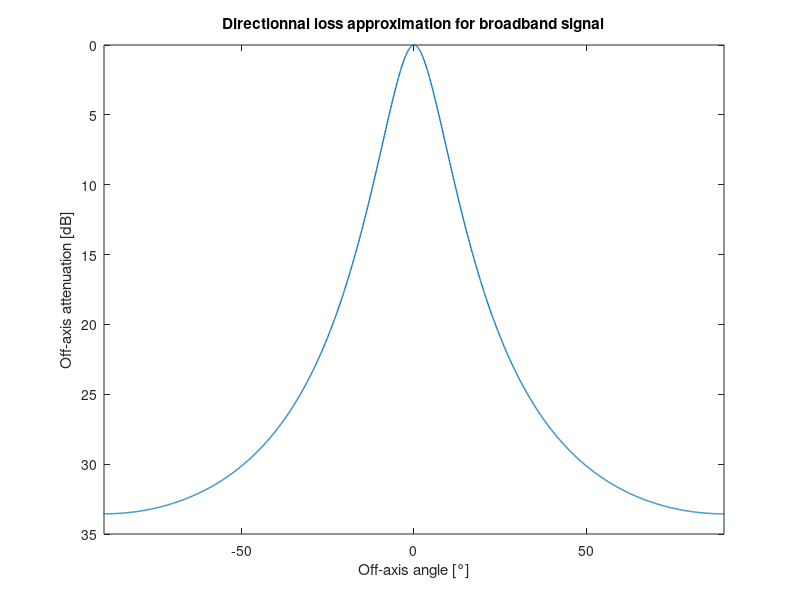

The MATLAB source for this figure: (Note: this script raises an error after producing the figure.)
% Script to show off-axis attenuation approximation used to derive
% detection function. 
% Ref: Passive Acoustic Monitoring of Cetaceans by Walter M. X. Zimmer 
% Page: 96 - 100

clear 
close all 
% Constants 
DI = 23.5; % Directivity index of Porpoise (PAMofC (p89)) [dB]
ka = 10^(DI/20);

% Broadband
% ka = 17.8; % 
C1 = 47; % dB
C2 = 0.218*ka;

%% X, Y plot to show loss
% Directionnal loss of the source as a function of off-axis angle for
% broadband signal (click). 
dth = 0.1;
thetadeg =-180:dth:180;
theta = thetadeg * pi/180;

cx = C2*sin(theta);
DLbb = C1 * (cx).^2 ./ (1 + abs(cx) + (cx).^2);

figure 
plot(thetadeg, DLbb, 'LineWidth', 1)
xlabel('Off-axis angle [°]')
ylabel('Off-axis attenuation [dB]')
title('Directionnal loss approximation for broadband signal')
set(gca, 'YDir', 'reverse')
xlim([-90, 90])

idxAlpha3dB = find((DLbb<=3), 1, 'first');
alpha3dB = thetadeg(idxAlpha3dB);
xline(alpha3dB, 'r', 'LineStyle', '--', 'LineWidth', 1)
xline(-alpha3dB, 'r', 'LineStyle', '--', 'LineWidth', 1, ...
    'Label', sprintf('-3dB Beamwidth = %.1f°', -alpha3dB), 'LabelVerticalAlignment', 'bottom', ...
    'LabelHorizontalAlignment','right', 'LabelOrientation', 'horizontal')


%% Polar plot to show off-Axis attenuation
dth = 0.1;
thetadeg = -180:dth:180;
theta = thetadeg * pi/180;

idxDef = (thetadeg <=90) & (thetadeg>=-90);
idxNotDef = ~idxDef;
cx = C2*sin(theta(idxDef));
DLbb = zeros([numel(theta), 0]);
DLbb(idxDef) = C1 * (cx).^2 ./ (1 + abs(cx) + (cx).^2);
DLmax = C1 * C2^2 / (1 + C2 + C2^2);
DLbb(idxNotDef) = DLmax;

% Apparent source level
SL0 = 100;
ASLbb = SL0 - DLbb;
figure 
lgd = {};
polarplot(theta, ASLbb, 'LineWidth', 1)
lgd{end+1} = sprintf('Apparent source level with SL0 = %d dB', SL0);
hold on
polarplot([0; 0]*pi/180, [0; SL0],'LineWidth', 2)  
lgd{end +1} = 'Acoustic axis';
hold on 
polarplot([45; 45]*pi/180, [0; SL0], 'LineWidth', 2, 'LineStyle', '--')  
lgd{end +1} = 'Off-axis';

legend(lgd, 'Location', 'southoutside')

%% Narrow band off-axis attenuation
% dth = 0.01;
% thetadeg = -180:dth:180;
% theta = thetadeg * pi/180;

idxDef = (thetadeg <=90) & (thetadeg>=-90);
idxNotDef = ~idxDef;
DLnb = zeros([numel(theta), 0]);

% First-order Bessel function of the first kind 
J1 = @(x) besselj(1, x);

% Narrow band directional loss 
DLnb(idxDef) = ( 2*J1(ka*sin(theta(idxDef))) ./ (ka*sin(theta(idxDef))) ).^2;
DLnbmax = ( 2*J1(ka*sin(90 * pi/180)) / (ka*sin(90 * pi/180)) )^2;
DLnb(idxNotDef) = DLnbmax;
DLnb = -10*log10(DLnb);

%% Find knots 
% Find zeros of J1 function 
lb = 0;             % Set a lower bound for the function.
ub = 1.1*pi/2;          % Set an upper bound for the function.
x = NaN*ones(100, 1);             % Initializes x.
starting_points=linspace(lb, ub, 100);
for i=1:100
        % Look for the zeros in the function's current window.
        x(i) = fzero(@(x) J1(ka*sin(x)), starting_points(i));
end
x_unique = x(diff(x)>1e-12);
x_unique = x_unique(2:end); % Get rid of the first 0 (corresponding to on-axis)

figure
dth = 0.01;
thetadeg = 0:dth:90;
theta = thetadeg * pi/180;
plot(thetadeg, J1(ka*sin(theta)), 'LineWidth', 1.5)
yline(0, 'k')
x_unique_deg = x_unique*180/pi;
for i = 1:numel(x_unique)
    xline(x_unique_deg(i), '--k', 'LineWidth', 1, 'Label', sprintf('%.1f°', x_unique_deg(i)))
end

legend({'J1(ka*sin(\theta))', '', '','', 'Zeros of the function'}, 'Location', 'southeast')
xlabel('\theta [°]')
ylabel('J1(ka*sin(\theta))')


%% Check that zeros correspond to knots with polar plot 
%%% Applying small offsets to theta_knots for future interpolation %%%
offset = 0.01   ;
% x_unique(1) = x_unique(1) - offset; % Reducing main lobe 

dth = 0.01;
thetadeg = -90:dth:90;
theta = thetadeg * pi/180;

idxDef = (thetadeg <=90) & (thetadeg>=-90);
idxNotDef = ~idxDef;
DLnb = zeros([numel(theta), 0]);

% Narrow band directional loss 
DLnb(idxDef) = ( 2*J1(ka*sin(theta(idxDef))) ./ (ka*sin(theta(idxDef))) ).^2;
DLnbmax = ( 2*J1(ka*sin(90 * pi/180)) / (ka*sin(90 * pi/180)) )^2;
DLnb(idxNotDef) = DLnbmax;
DLnb = -10*log10(DLnb);

figure
lgd = {};
% Apparent source level
SL0 = 100;
ASLnb = SL0 - DLnb; 
polarplot(theta, ASLnb)
lgd{end+1} = 'DL_{nb}';

% Plotting knots location
hold on 
for i=1:numel(x_unique)
    polarplot([x_unique(i); x_unique(i)], [0; SL0], 'k', 'LineWidth', 1, 'LineStyle', '--')  
    polarplot([-x_unique(i); -x_unique(i)], [0; SL0], 'k', 'LineWidth', 1, 'LineStyle', '--')  
    lgd{end +1} = sprintf('lobe_{%d} = %.1f°', i, x_unique(i)*180/pi);
    lgd{end +1} = '';
end

%%% Main lobe %%%
idxtheta_main = theta >= -x_unique(1) & theta <= x_unique(1);
% dl_main = DLnb(idxtheta_main);
% theta_firstlobe = abs(theta( (DLnb < DLnb(end) - 1) & idxtheta_main ));
idxMainLobe = (DLnb < DLnb(end) - 1) & idxtheta_main;
theta_firstlobe = theta(find(idxMainLobe, 1, 'last'));
% idxMainLobe = (theta >= -theta_firstlobe) & (theta <= theta_firstlobe);

% Narrow band directional loss for main lobe
DLnb_mainlobe = DLnb(idxMainLobe);
theta_mainlobe = theta(idxMainLobe);

ASLnb_mainlobe = SL0 - DLnb_mainlobe;
hold on
polarplot(theta_mainlobe, ASLnb_mainlobe, '--m', 'LineWidth', 2)
lgd{end +1} = 'DL_{nb}_{mainlobe}';

%%% Remaining angles %%%
if numel(x_unique) >= 2 % Fix to avoid pb if there is only 1 knot 
    theta_knot2 = x_unique(2) + offset;
    interpMethod = 'pchip';
else 
    theta_knot2 = x_unique(1) + 4*offset;
    interpMethod = 'linear'; 
end
idxPart2 = (theta >= theta_knot2) | (theta <= -theta_knot2);

% Narrow band directional loss for the angles out of main lobe 
thetaPart2 = theta(idxPart2);
DLnbPart2 = ones(size(thetaPart2)) * DLnb(end); % Constant with value DLnb(theta=90°)
% We add a small slope to ensure the final distribution is injective on 
% the interval [0, 90]° so that we can inverse it 
eps = 0.1;
a = +eps/(max(thetaPart2)-theta_knot2);
b = -eps * (1+theta_knot2/((max(thetaPart2)-theta_knot2)));
yoffset = a*abs(thetaPart2) + b; 
DLnPart2WithSplope = DLnbPart2 + yoffset; 
% DLnPart2WithSplope = 40 + yoffset; 

DLnbPart2 = DLnPart2WithSplope;

% DLnbPart2 = DLnbPart2 + 30; set an offset to increase attenuation ? 

ASLnbPart2 = SL0 - DLnbPart2;
hold on
polarplot(thetaPart2, ASLnbPart2, '--', 'LineWidth', 2)
lgd{end +1} = 'DL_{nb}_{sidelobes}';

%%% Interpolate main lobe and part 2 %%%
% Interpolation to consider main lobe as well as side lobes effect and 
% backward energy for a directionnal source modelled by a piston. The 
% solution adopted here is a compromise between the original piston model
% which is not an injective function on [0, 90]° and thus can't be used to
    % model the detection function and a model with only the main lobe which
    % seems to lead to largely underestimate detection probability according to
% the paper. 
% Based on results from paper High resolution three-dimensional beam radiation pattern of harbour porpoise clicks
% with implications for passive acoustic monitoring
% Jamie D. J. Macaulay, Chloe E. Malinka, Douglas Gillespie, and Peter T. Madse

dth = 0.01;
thetadeg = -90:dth:90;
theta = thetadeg * pi/180;

thetaAll = [theta_mainlobe thetaPart2 ]; % Concatenate main and last lobe 
DLnbAll = [DLnb_mainlobe DLnbPart2];

DLnb_interp = interp1(thetaAll, DLnbAll, theta, interpMethod); 
 
%%% Extent DLnb, DLnb_interp to the all range -180, 180° 
angleInf = -180:dth:-90;
angleSup = 90:dth:180;
thetadeg = [angleInf thetadeg angleSup]; 
theta = thetadeg * pi/180;
% [C,ia,ic] = unique(theta);
% DLnb
val = DLnb(end);
DLnb = [ones(size(angleInf))*val DLnb ones(size(angleSup))*val];
% Extent DLnb_interp
val = DLnb_interp(end);
DLnb_interp = [ones(size(angleInf))*val DLnb_interp ones(size(angleSup))*val];


ASLnb_interp = SL0 - DLnb_interp;
hold on
polarplot(theta, ASLnb_interp, '--g', 'LineWidth', 2)
lgd{end +1} = 'DL_{nb}_{interp}';

legend(lgd)


% Regular plot 
figure
% plot(theta*180/pi, 10.^(DLnb_interp/20), 'LineWidth', 1)
plot(theta*180/pi, DLnb_interp, 'LineWidth', 1)

theta_DLnb = theta; 
theta_DLnb_deg = theta_DLnb*180/pi;

xlabel('Off-axis angle [°]')
ylabel('Off-axis attenuation [dB]')
title('Directionnal loss approximation for narrowband signal')
set(gca, 'YDir', 'reverse')

%% Plot for userguide 
figure 
% Interp 
polarplot(theta, ASLnb_interp, 'LineWidth', 2)
hold on
% Slope
polarplot(thetaPart2, ASLnbPart2, 'LineWidth', 2)
hold on
% Main lobe 
polarplot(theta_mainlobe, ASLnb_mainlobe, 'LineWidth', 2) 
hold on 



%% Compare models 
dth = 0.1;
thetadeg = -180:dth:180;
theta = thetadeg * pi/180;

figure 
lgd = {};
plot(theta_DLnb_deg, DLnb, 'k', 'LineWidth', 1)
lgd{end + 1} = 'Narrowband signal - piston model';
hold on 
plot(thetadeg, DLbb, 'b', 'LineWidth', 1)
lgd{end + 1} = 'Broadband signal';
hold on 
plot(theta_DLnb_deg, DLnb_interp, 'r', 'LineWidth', 1)
lgd{end + 1} = 'Narrowband signal - modified piston model';

% Compare -3dB beamwidth
% Broadband
idxAlpha3dB = find((DLbb<=3), 1, 'first');
alpha3dB = thetadeg(idxAlpha3dB);
xline(-alpha3dB, 'b', 'LineStyle', '--', 'LineWidth', 1)
xline(alpha3dB, 'b', 'LineStyle', '--', 'LineWidth', 1, ...
    'Label', sprintf('Broadband beamwidth = %.1f°', 2*abs(alpha3dB)), 'LabelVerticalAlignment', 'bottom', ...
    'LabelHorizontalAlignment','right', 'LabelOrientation', 'aligned')
% Narrowband unmodified 
idxAlpha3dB = find((DLnb<3), 1, 'first');
alpha3dB = theta_DLnb_deg(idxAlpha3dB);
xline(alpha3dB, 'k', 'LineStyle', '--', 'LineWidth', 1)
xline(-alpha3dB, 'k', 'LineStyle', '--', 'LineWidth', 1, ...
    'Label', sprintf('Narrowband unmodified beamwidth = %.1f°', 2*abs(alpha3dB)), 'LabelVerticalAlignment', 'bottom', ...
    'LabelHorizontalAlignment','right', 'LabelOrientation', 'aligned')
% Narrowband modified 
idxAlpha3dB = find((DLnb_interp<3), 1, 'first');
alpha3dB = theta_DLnb_deg(idxAlpha3dB);
xline(alpha3dB, 'r', 'LineStyle', '--', 'LineWidth', 1, ...
    'Label', sprintf('Narrowband modified beamwidth = %.1f°', 2*abs(alpha3dB)), 'LabelVerticalAlignment', 'bottom', ...
    'LabelHorizontalAlignment','left', 'LabelOrientation', 'aligned')
xline(-alpha3dB, 'r', 'LineStyle', '--', 'LineWidth', 1)

yline(3,  'k', 'LineStyle', '--', 'LineWidth', 1, ...
    'Label', '-3dB')
ylim([0 50])
xlim([-90, 90])
xlabel('Off-axis angle [°]')
ylabel('Off-axis attenuation [dB]')
title({'Directionnal loss approximation', ... 
     sprintf('DI = %ddB', DI)})
set(gca, 'YDir', 'reverse')


% Polar plot 
% Apparent source level
SL0 = 100;
ASLnb = SL0 - DLnb;
figure 
lgd = {};
polarplot(theta_DLnb, ASLnb, 'LineWidth', 1)
lgd{end+1} = sprintf('ASL - narrowband piston model');
hold on
polarplot(theta_DLnb, ASLnb_interp, 'LineWidth', 1)
lgd{end+1} = sprintf('ASL - narrowband modified piston model');
hold on 
polarplot(theta, ASLbb, 'LineWidth', 1)
lgd{end+1} = sprintf('ASL - broadband');

title({'Apparent source level for a narrow band signal', ...
    sprintf('DI = %ddB, SL_0 = %ddB', DI, SL0)})
legend(lgd, 'Location', 'southoutside')


% polarplot(theta_mainlobe, DLnb_mainlobe)
% thetadeg_modified = thetadeg(~isnan(DLnb));
% DLnb_modified(idInf) = 100;
% DL = 1:0.1:100;
% thetaInv = interp1(DLnb_modified, thetadeg_modified, DL);

%%  Beam profile detectability 
% Beam profile detectability for an echolocation click with a SL of 191 dB re 1 lPa pp. Each point on the plot is coloured by the
% expected RL if a porpoise were facing in the y direction and located at (0,0)
% The idea is to repoduce the results given in the paper High resolution 
% three-dimensional beam radiation pattern of harbour porpoise clicks
% with implications for passive acoustic monitoring by 
% Jamie D. J. Macaulay, Chloe E. Malinka, Douglas Gillespie, and Peter T. Madsen

% From the paper 
SL0 = 191; % dB pp 
alpha = 0.04; % dB/m 
DTthreshold = 110; %dB 

dx = 1; %m
dy = 1; %m
y = -200.1:dx:800;    
x = -200.1:dy:200;

[XX, YY] = meshgrid(x, y); 
[THETA, R] = cart2pol(XX, YY); % Angle and range for each point of the grid 
THETA = THETA - pi/2; % Shift so that on-axis = yaxis 
  
idxDef = (THETA <=pi/2) & (THETA>=-pi/2);
idxNotDef = ~idxDef;
DLnbcart = zeros(size(THETA));
DLnbmodifiedcart = nan(size(THETA));
DLbbcart = zeros(size(THETA));

%%%% Narrow band directional loss %%%%
DLnbcart(idxDef) = ( 2*J1(ka*sin(THETA(idxDef))) ./ (ka*sin(THETA(idxDef))) ).^2;
DLnbmax = ( 2*J1(ka*sin(90 * pi/180)) / (ka*sin(90 * pi/180)) )^2;
DLnbcart(idxNotDef) = DLnbmax;
DLnbcart = -10*log10(DLnbcart);
ASLnb = SL0 - DLnbcart;

%%%% Broadband directionnal loss %%%%
cx = C2*sin(THETA(idxDef));
DLbbcart(idxDef) = C1 * (cx).^2 ./ (1 + abs(cx) + (cx).^2);
DLmax = C1 * C2^2 / (1 + C2 + C2^2);
DLbbcart(idxNotDef) = DLmax;
ASLbb = SL0 - DLbbcart;
clear DLbbcart

%%%% Narrowband modified %%%%
% Main lobe
% idxtheta_main = THETA >= -x_unique(1) & THETA <= x_unique(1);
% idxMainLobe = (DLnbcart < DLnbmax - 1) & idxtheta_main;

% theta_firstlobe = x_unique(1);
idxMainLobe = (THETA >= -theta_firstlobe) & (THETA <= theta_firstlobe);
% Narrow band directional loss for main lobe
DLnbmodifiedcart(idxMainLobe) = DLnbcart(idxMainLobe);

% Remaining angles
if numel(x_unique) >= 2 % Fix to avoid pb if there is only 1 knot 
    theta_knot2 = x_unique(2) + offset;
else 
    theta_knot2 = x_unique(1) + 4*offset;
end
idxPart2 = (THETA >= theta_knot2) | (THETA <= -theta_knot2);

% Narrow band directional loss for the angles out of main lobe 
% thetaPart2 = THETA(idxPart2);
DLnbmodifiedcart(idxPart2) = -10*log10(DLnbmax); % Constant with value DLnb(theta=90°)

% Interpolate main lobe and part 2
DLnbmodifiedcart = inpaintn(DLnbmodifiedcart);
ASLnbmodified = SL0 - DLnbmodifiedcart;

clear DLnbcart
clear DLnbmodifiedcart

clear THETA;
clear idxDef;
clear idxNotDef;

TL = 20*log10(R) + alpha.*R;
RLbb = ASLbb - TL;
RLnb = ASLnb - TL;
RLnbmodified = ASLnbmodified - TL;

fig = figure;
% Broadband
subplot(1, 3, 1)
imagesc(x, y, RLbb)
% Detection threshold contour
hold on 
contour(x, y, RLbb, [0, DTthreshold], '-w', 'LineWidth', 1.5)
colormap(jet)
% colorbar
caxis([100, 150])
set(gca,'YDir','normal')
title('Broadband approximation')
% xlabel('x [m]')
% ylabel('y [m]')

% Narrowband
subplot(1, 3, 2)
imagesc(x, y, RLnb)
% Detection threshold contour
hold on
contour(x, y, RLnb, [0, DTthreshold], '-w', 'LineWidth', 1.5)
colormap(jet)
% colorbar
caxis([100, 150])
set(gca,'YDir','normal')
title('Narrowband piston model')
% xlabel('x [m]')
% ylabel('y [m]')

% Narrowband modified 
subplot(1, 3, 3)
imagesc(x, y, RLnbmodified)
% Detection threshold contour
hold on
contour(x, y, RLnbmodified, [0, DTthreshold], '-w', 'LineWidth', 1.5)
colormap(jet)
c = colorbar;
c.Label.String = 'Received level [dB]'; 
caxis([100, 150])
set(gca,'YDir','normal')
title('Narrowband modified piston model')

% Give common xlabel, ylabel and title to your figure
han=axes(fig,'visible','off'); 
han.Title.Visible='on';
han.XLabel.Visible='on';
han.YLabel.Visible='on';
xlabel(han,'x [m]');
ylabel(han,'y [m]');

%% Theta limit for narrow band approximation 
dth = 0.01;
thetadeg = 0:dth:90;
theta = thetadeg * pi/180;
sigmaHdeg = 10;
sigmaH = sigmaHdeg * pi/180;
DL = theta./sigmaH .* exp(-1/2 * (theta./sigmaH).^2);

alpha = 0.95; % confidence level 

figure
plot(thetadeg, DL, 'LineWidth', 2)
xlabel('\theta [°]')
ylabel('W_{OAH}')
grid on
theta_alpha = sigmaH * sqrt(-2 * log(1 - alpha)) * 180/pi;
xline(theta_alpha, '--r', 'label', sprintf('\\theta_{\\alpha} = %.1f', theta_alpha), 'LabelOrientation','horizontal', 'LineWidth',1.5)

hold on
area(thetadeg(thetadeg<theta_alpha), DL(thetadeg<theta_alpha), 'EdgeColor', 'none', 'FaceColor', 'y', 'FaceAlpha', 0.3);
legend({'', '', '95%'})

title({sprintf('Confidence interval at the level \\alpha = %.2f', alpha), ...
    sprintf('W_{OAH} with \\sigma_H = %.0f°', sigmaHdeg)})
